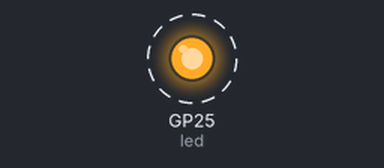
Simulated run of this program. Board: Raspberry Pi Pico running MicroPython. On the bench: output pins drawn as LEDs (lit = HIGH). Dashed ring = blinking. Nothing arrives over Bluetooth unless stated; what the program prints to the serial console is not drawn.

Above: at 0.12 s.
Timing chart, 0 to 3.0 s (numbered marks = the images above):
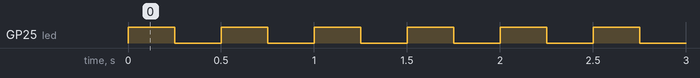

The program:

main.py
```python
# Rui Santos & Sara Santos - Random Nerd Tutorials
# Complete project details at https://RandomNerdTutorials.com/ble-raspberry-pi-and-pi-pico-w/
# Slightly modified by Jose Maria Rodriguez for Sonar a arbol project

import asyncio
import aioble
import bluetooth
import machine
import time

# Bluetooth configuration
_SERVICE_UUID = bluetooth.UUID(0x1848)
_WRITE_CHARACTERISTIC_UUID = bluetooth.UUID(0x2A6E) # Central writes here
_READ_CHARACTERISTIC_UUID = bluetooth.UUID(0x2A6F)  # Peripheral writes message here

BLE_NAME = "Pico W Peripheral"

# Initialize LED
led = machine.Pin("LED", machine.Pin.OUT)

connected = False

# Register GATT server
ble_service = aioble.Service(_SERVICE_UUID)
read_characteristic = aioble.Characteristic(
    ble_service, _READ_CHARACTERISTIC_UUID, read=True, notify=True
)
aioble.register_services(ble_service)

# Helper to encode the message
def _encode_message(message):
    return message.encode('utf-8')

# Task to handle LED blinking and message sending
async def send_task():
    global connected

    conversion_factor = 3.3 / (65535)
    sensor_flex1 = machine.ADC(26)
    sensor_flex2 = machine.ADC(27)
    sensor_flex3 = machine.ADC(28)

    while True:
        led.toggle()
        blink = 10 if connected else 250
        if connected:
            #today = time.localtime()  # get the current time
            reading1 = sensor_flex1.read_u16() * conversion_factor
            reading2 = sensor_flex2.read_u16() * conversion_factor
            reading3 = sensor_flex3.read_u16() * conversion_factor
            message = f"{reading1} {reading2} {reading3}"
            read_characteristic.write(_encode_message(message), send_update=True)
            #print(f"Sent: {message}")
        await asyncio.sleep_ms(blink)

# Serially wait for connections
async def peripheral_task():
    global connected
    # Show MAC address once at start
    ble = bluetooth.BLE()
    _, mac_address = ble.config('mac')
    formatted_mac = ':'.join('{:02X}'.format(b) for b in mac_address)
    print(f"Bluetooth MAC Address: {formatted_mac}")

    while True:
        try:
            async with await aioble.advertise(
                2000, name=BLE_NAME, services=[_SERVICE_UUID], appearance=768
            ) as connection:
                connected = True
                print("Connection from", connection.device)
                await connection.disconnected()
        except Exception as e:
            print("Error in peripheral_task:", e)
        finally:
            connected = False
            print(f"{BLE_NAME} disconnected")
            await asyncio.sleep_ms(100)

# Run both tasks
async def main():
    t1 = asyncio.create_task(send_task())
    t2 = asyncio.create_task(peripheral_task())
    await asyncio.gather(t1, t2)

# Run the program
asyncio.run(main())
```

Measured:
- by itself, GP25 (led): alternates HIGH for 0.25 s and LOW for 0.25 s
